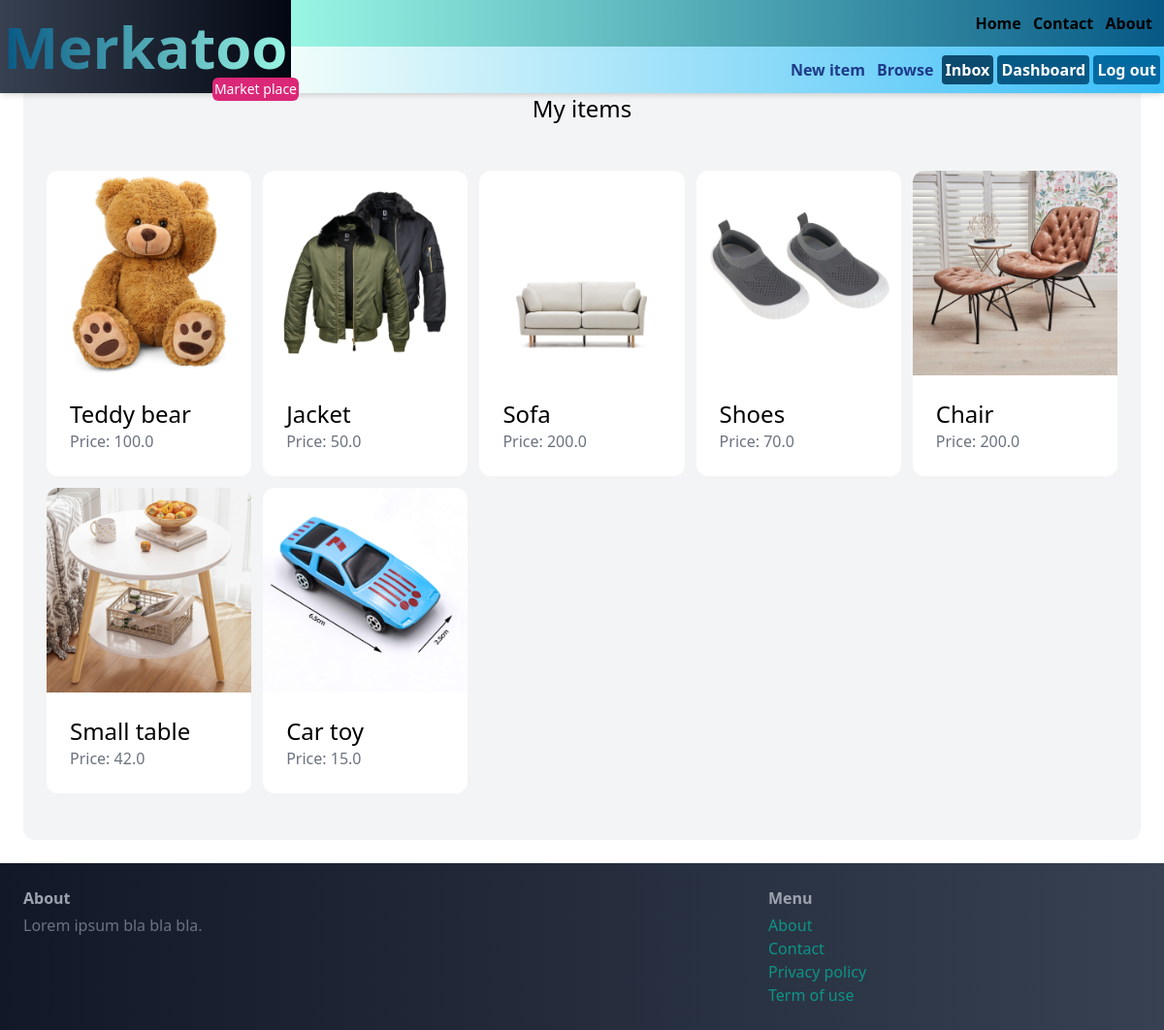
The page /dashboard/ (signed in) on the database its author committed.
### item/models.py (models this page shows, shortened)
class Item(models.Model):
     category = models.ForeignKey(Category, related_name='items', on_delete=models.CASCADE)
     name = models.CharField(max_length=255)
     description = models.TextField(blank=True, null=True)
     price = models.FloatField()
     image = models.ImageField(upload_to='item_images', blank=True, null=True)
     is_sold = models.BooleanField(default=False)
     created_by = models.ForeignKey(User, related_name='items', on_delete=models.CASCADE)
     created_at = models.DateTimeField(auto_now_add=True)

### dashboard/views.py (the view)
# urls.py: path('', views.index, name='index'),
@login_required
def index(request):
    items = Item.objects.filter(created_by=request.user)
    return render(request, 'dashboard/index.html', {
        'items': items,
    })

### dashboard/templates/dashboard/index.html (shortened to what this page needs)
{% extends 'core/base.html' %}
{% block content %}
    <div class="mt-6 px-6 py-12 bg-gray-100 rounded-xl">
        <h2 class="mb-12 text-2xl text-center">My items</h2>
        <div class="grid grid-cols-5 gap-3">
            {% for item in items %}
                <div>
                    <a href="{% url 'item:detail' item.id %}">
                        <div>
                            <img src="{{ item.image.url }}" class="rounded-t-xl">
                        </div>
                        <div class="p-6 bg-white rounded-b-xl">
                            <h2 class="text-2xl">{{ item.name }}</h2>
                            <p class="text-gray-500">Price: {{ item.price }}</p>
                        </div>
                    </a>
                </div>
            {% endfor %}
        </div>
    </div>
{% endblock %}

### rows shown on the page
Item: image (picture), name "Teddy bear", price "100.0"
Item: image (picture), name "Jacket", price "50.0"
Item: image (picture), name "Sofa", price "200.0"
Item: image (picture), name "Shoes", price "70.0"
Item: image (picture), name "Chair", price "200.0"
Item: image (picture), name "Small table", price "42.0"
Item: image (picture), name "Car toy", price "15.0"
